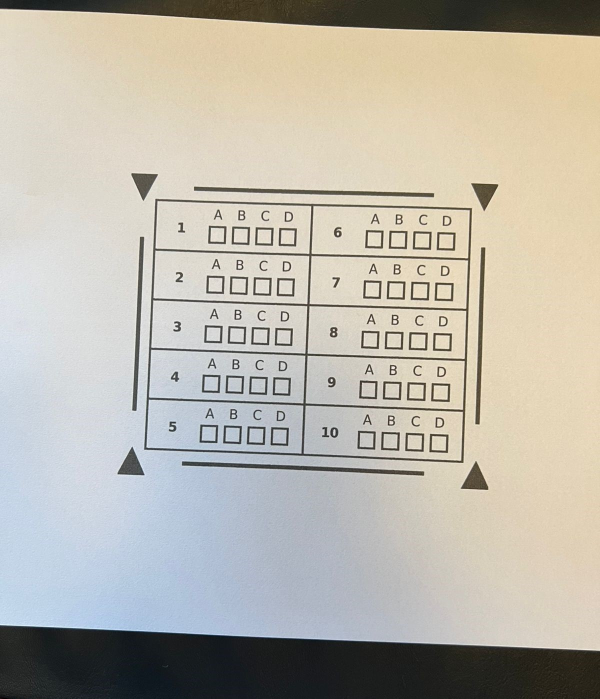
#> input picture corrector_backend_v2/tests/test_data/10_4_blank/10_04_img_01.jpeg, 1200 x 1397 px (shown at 1/2 size)
$ python -i image_manipulation.py   (imports and definitions only)   (older library calls are emulated)
#> lines starting #> are read from the running program, lines starting #| are printed output that depends on the picture
#> further down, picture is the input picture: shape (1397, 1200, 3); mean B, G, R 172, 182.5, 186.7
import cv2
import numpy as np

from .constants import MEDIAN_BLUR, BGR_BLACK, BGR_WHITE
from .json_handler import KEY_Y0, KEY_X1, KEY_Y1, KEY_X0, KEY_CHECKBOXES, KEY_CONTENT


# [60 lines left out: functions resize_to_vertical_fit, resize_to_horizontal_fit, resize_to_fit, not called in this run]


def remove_shadow(img: np.ndarray) -> np.ndarray:
    """
    Removes shadow from an image using dilation, blurring, and normalization.

    Args:
        img (np.ndarray): Input image from which shadows will be removed.

    Returns:
        np.ndarray: Image with reduced shadows.
    """
    def dilate_blur_norm(img_: np.ndarray) -> np.ndarray:
        """
        Applies dilation, median blurring, and normalization to enhance the image.

        Args:
            img_ (np.ndarray): Single channel image to process.

        Returns:
            np.ndarray: Processed image with reduced shadow effects.
        """
        img_dilated = cv2.dilate(img_, np.ones((7, 7), np.uint8))
        img_blured = cv2.medianBlur(img_dilated, MEDIAN_BLUR)
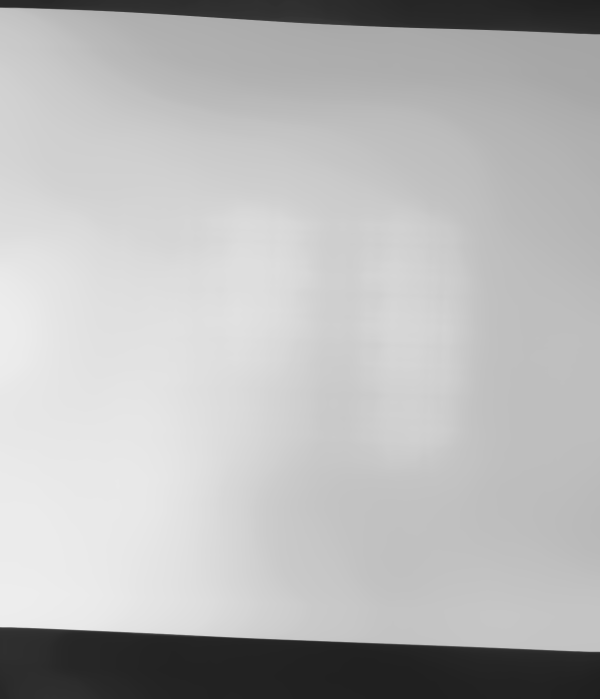
#> img_blured: shape (1397, 1200) (shown at 1/2 size); min 31, max 237, mean 184.5
        img_diff = 255 - cv2.absdiff(img_, img_blured)
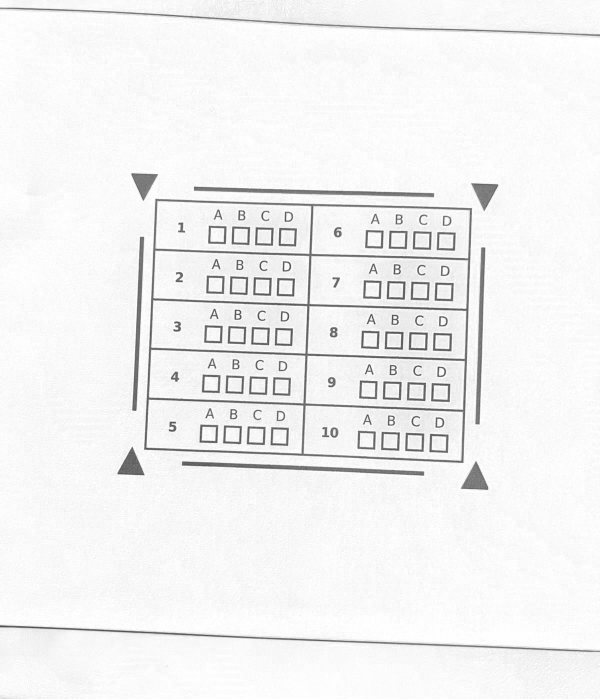
#> img_diff: shape (1397, 1200) (shown at 1/2 size); min 49, max 255, mean 241.9
        img_norm = cv2.normalize(img_diff, None, alpha=0, beta=255, norm_type=cv2.NORM_MINMAX, dtype=cv2.CV_8UC1)
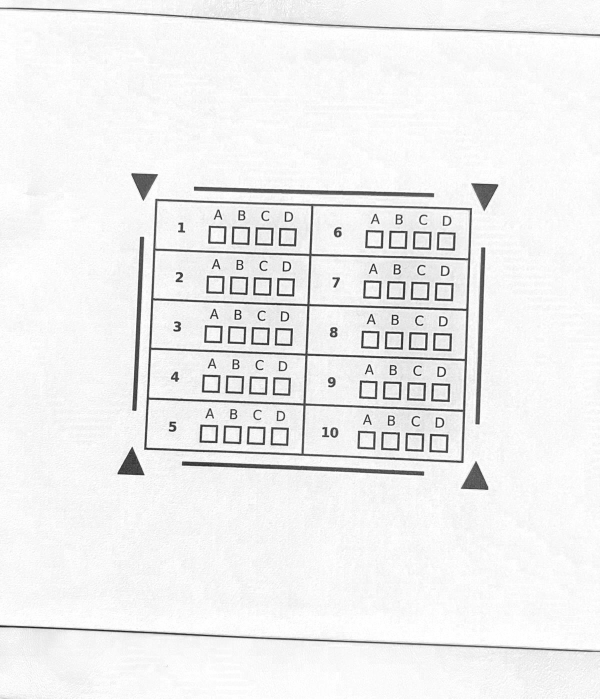
#> img_norm: shape (1397, 1200) (shown at 1/2 size); min 0, max 255, mean 238.9
        return img_norm

    channels = cv2.split(img)
    return cv2.merge([dilate_blur_norm(ch) for ch in channels])
#> in dilate_blur_norm (call 2), `img_dilated = cv2.dilate(img_, np.ones((7, 7), np.uint8))`:
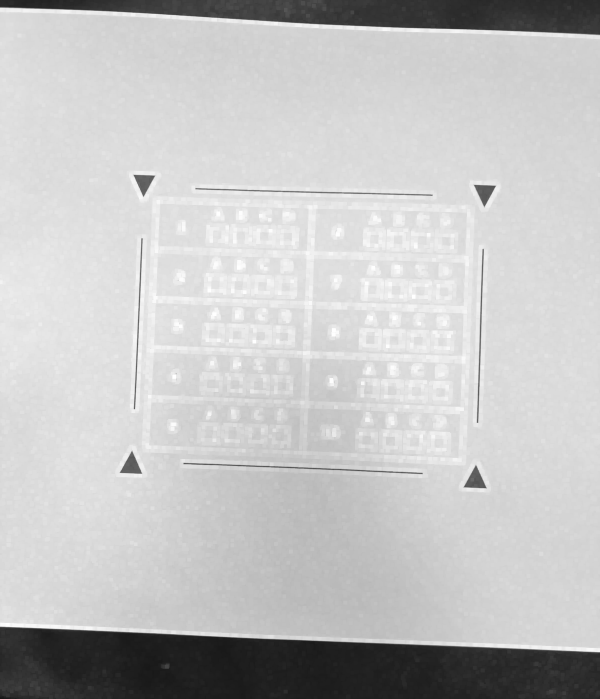
#> img_dilated: shape (1397, 1200) (shown at 1/2 size); min 22, max 255, mean 195.3
#> in dilate_blur_norm (call 2), `img_dilated = cv2.dilate(img_, np.ones((7, 7), np.uint8))`:
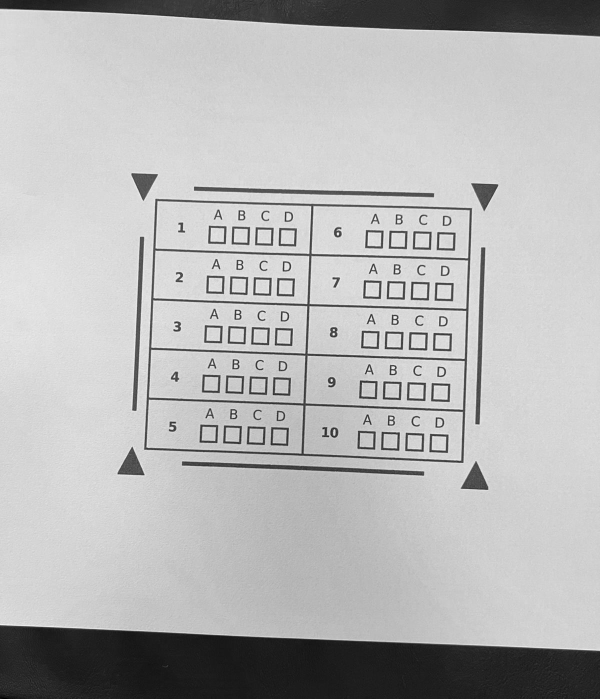
#> img_: shape (1397, 1200) (shown at 1/2 size); min 0, max 255, mean 182.5
#> in dilate_blur_norm (call 3), `img_dilated = cv2.dilate(img_, np.ones((7, 7), np.uint8))`:
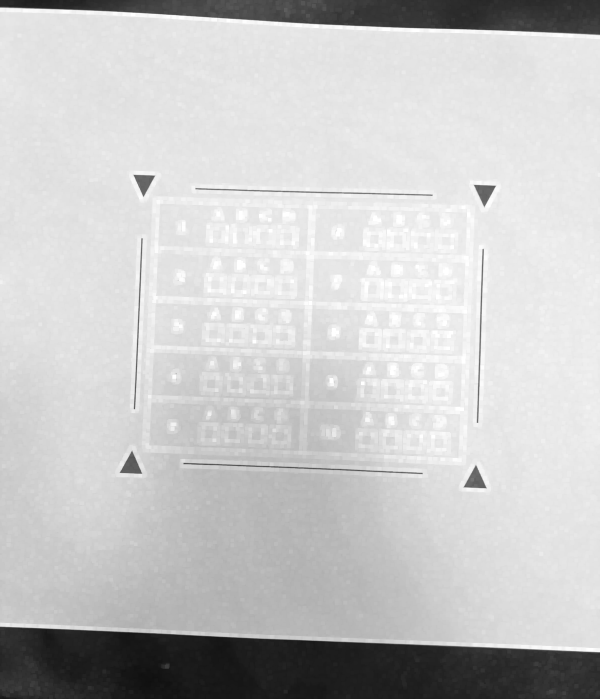
#> img_dilated: shape (1397, 1200) (shown at 1/2 size); min 14, max 255, mean 199.5
#> in dilate_blur_norm (call 3), `img_dilated = cv2.dilate(img_, np.ones((7, 7), np.uint8))`:
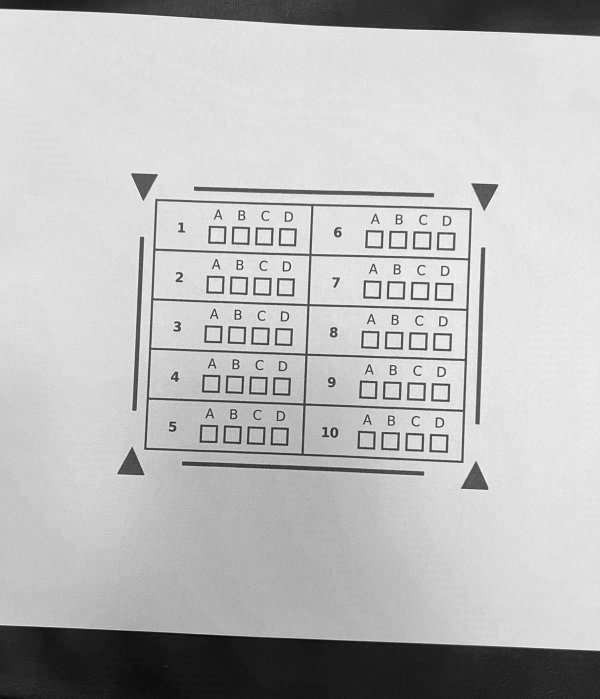
#> img_: shape (1397, 1200) (shown at 1/2 size); min 1, max 255, mean 186.7


# [60 lines left out: functions offset_image, in_place_draw_checkboxes, not called in this run]

>>> import cv2
>>> picture = cv2.imread('../tests/test_data/10_4_blank/10_04_img_01.jpeg')
>>> result = remove_shadow(picture)

$ run again, on corrector_backend_v2/tests/test_data/10_4_blank/10_04_img_02.jpeg
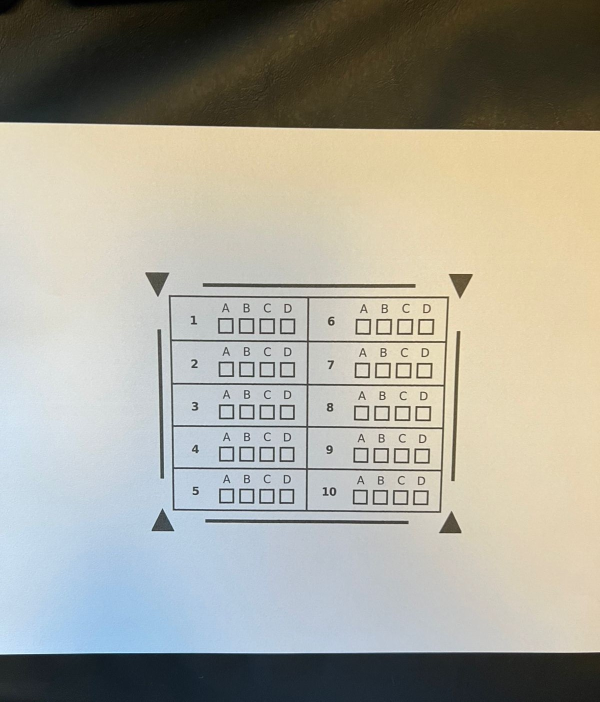
#> input picture corrector_backend_v2/tests/test_data/10_4_blank/10_04_img_02.jpeg, 1200 x 1403 px (shown at 1/2 size)
#> picture is the input picture: shape (1403, 1200, 3); mean B, G, R 152.5, 163.6, 165.3
#> in dilate_blur_norm, `img_norm = cv2.normalize(img_diff, None, alpha=0, beta=255, norm_type=..`:
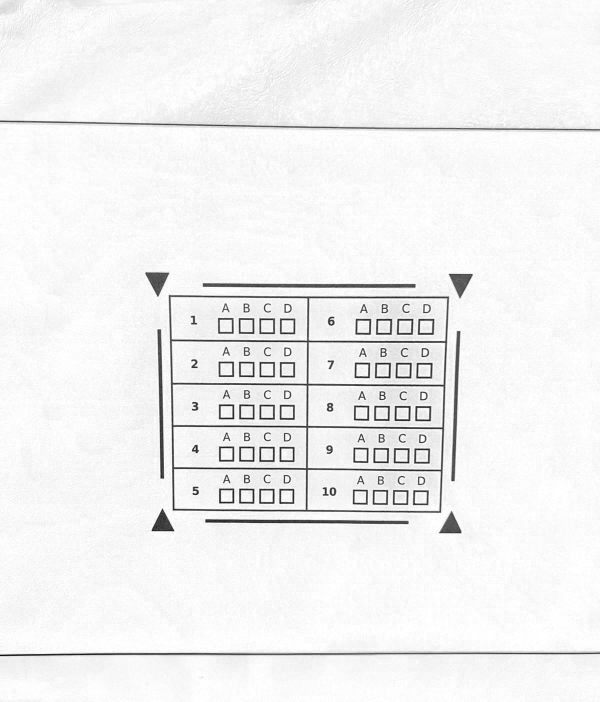
#> img_norm: shape (1403, 1200) (shown at 1/2 size); min 0, max 255, mean 241.4
#> in dilate_blur_norm (call 3), `img_dilated = cv2.dilate(img_, np.ones((7, 7), np.uint8))`:
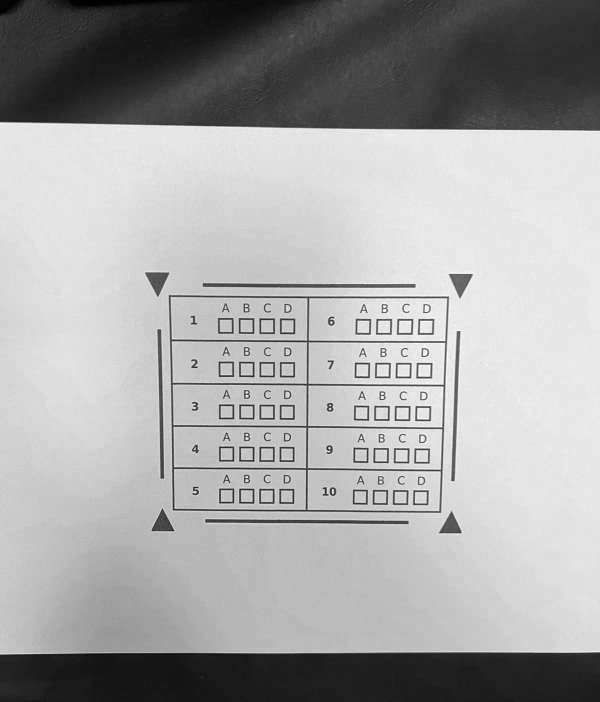
#> img_: shape (1403, 1200) (shown at 1/2 size); min 0, max 255, mean 165.3

$ run again, on corrector_backend_v2/tests/test_data/10_4_blank/10_04_img_03.jpeg
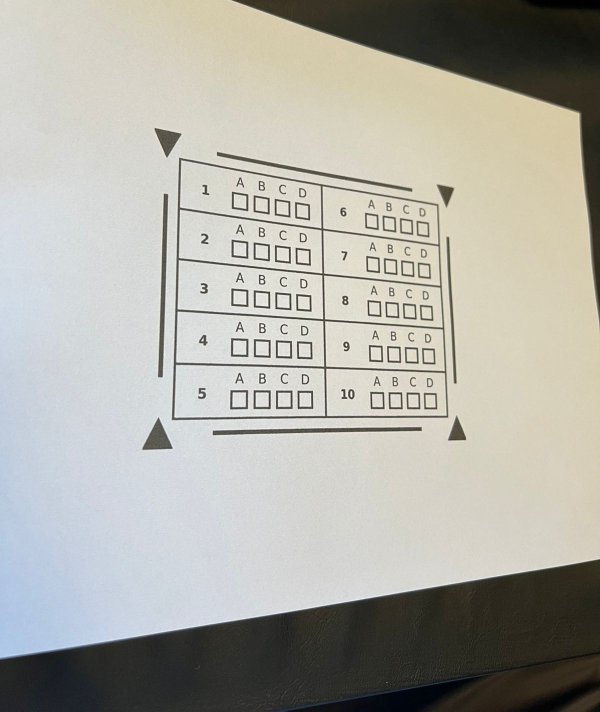
#> input picture corrector_backend_v2/tests/test_data/10_4_blank/10_04_img_03.jpeg, 1200 x 1423 px (shown at 1/2 size)
#> picture is the input picture: shape (1423, 1200, 3); mean B, G, R 165.5, 173.4, 174.5
#> in dilate_blur_norm (call 3), `img_blured = cv2.medianBlur(img_dilated, MEDIAN_BLUR)`:
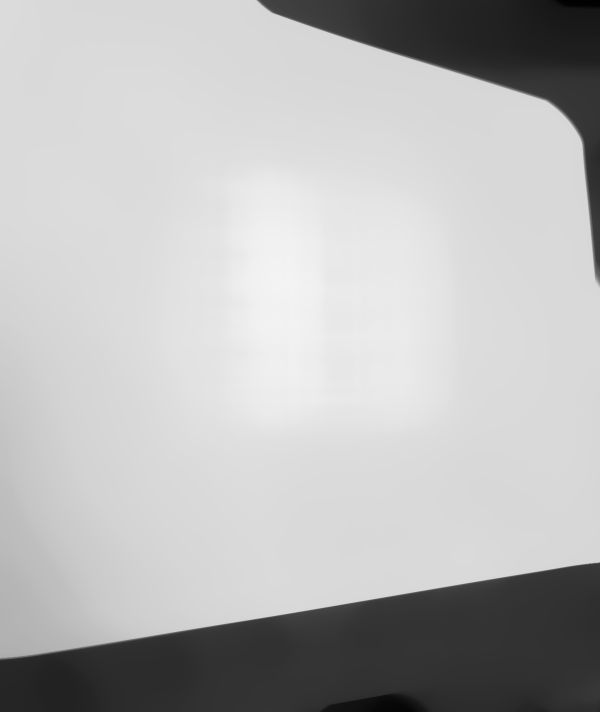
#> img_blured: shape (1423, 1200) (shown at 1/2 size); min 2, max 243, mean 184.5
#> in remove_shadow, `return cv2.merge([dilate_blur_norm(ch) for ch in channels])`:
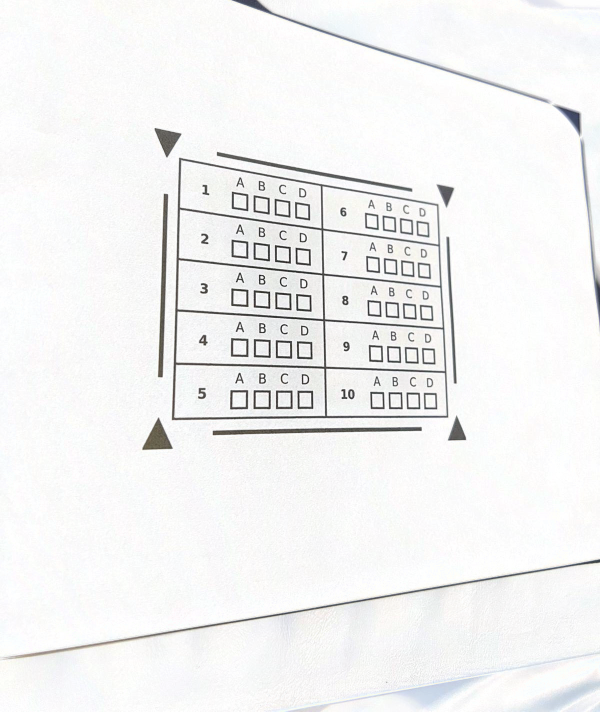
#> returned value: shape (1423, 1200, 3) (shown at 1/2 size); mean of channels 0, 1, 2 242.3, 242.4, 242.3; drawn as B, G, R

$ run again, on corrector_backend_v2/tests/test_data/10_4_blank/10_04_img_04.jpeg
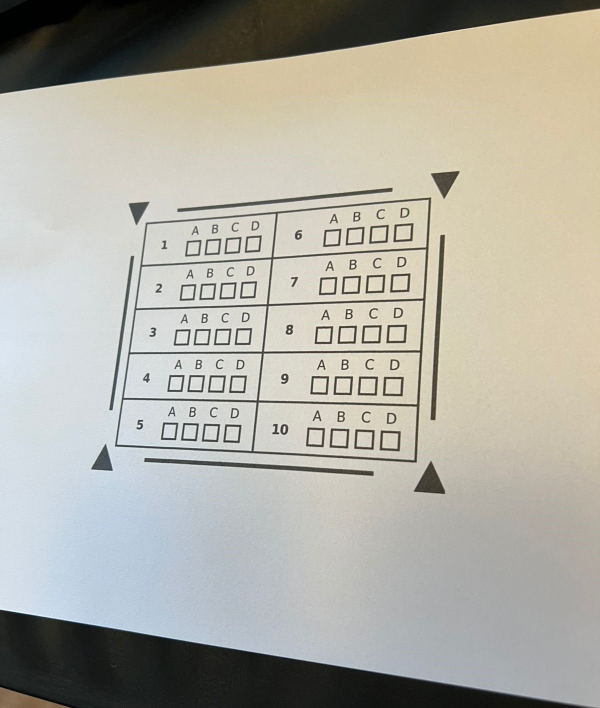
#> input picture corrector_backend_v2/tests/test_data/10_4_blank/10_04_img_04.jpeg, 1200 x 1416 px (shown at 1/2 size)
#> picture is the input picture: shape (1416, 1200, 3); mean B, G, R 163.6, 173.1, 174.8
#> in dilate_blur_norm (call 2), `img_dilated = cv2.dilate(img_, np.ones((7, 7), np.uint8))`:
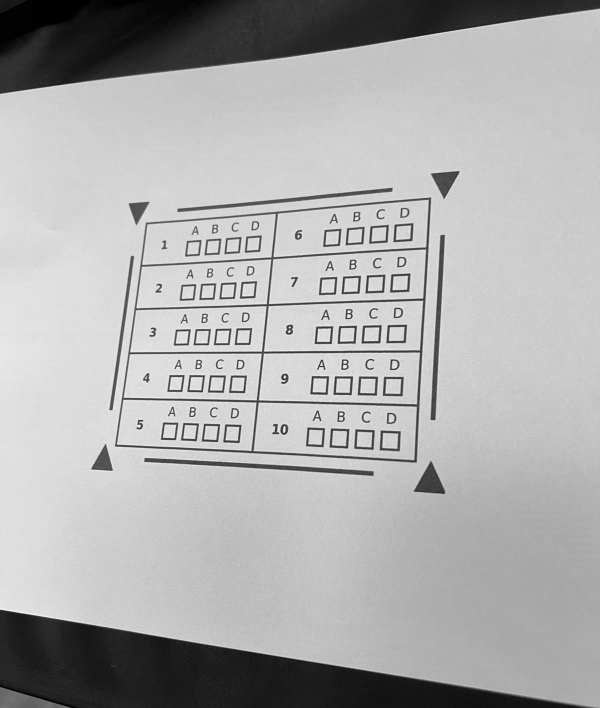
#> img_: shape (1416, 1200) (shown at 1/2 size); min 0, max 255, mean 173.1
